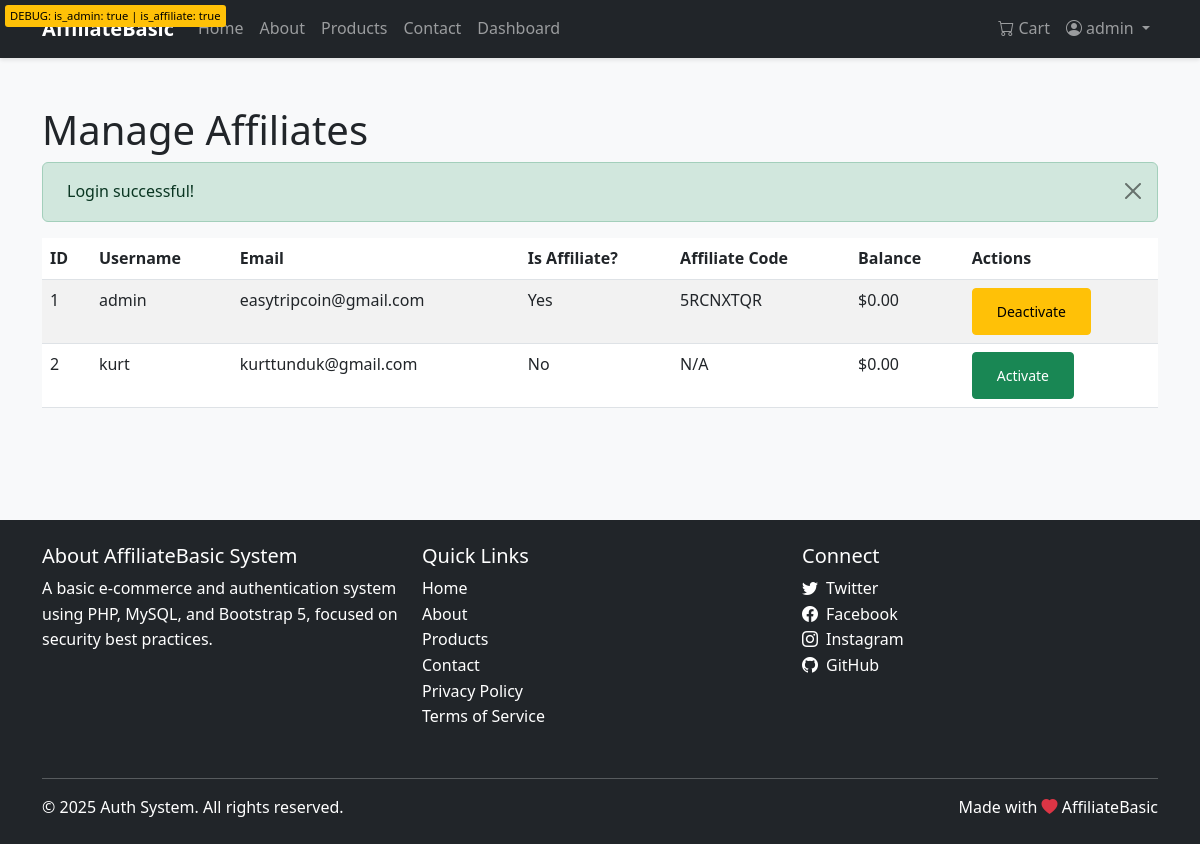
Page /authbasic/admin-manage-affiliates (signed in) on the committed database.
### tables this page shows
CREATE TABLE users (
    id INT AUTO_INCREMENT PRIMARY KEY,
    username VARCHAR(50) NOT NULL UNIQUE,
    email VARCHAR(100) NOT NULL UNIQUE,
    password VARCHAR(255) NOT NULL,
    is_admin TINYINT(1) DEFAULT 0,
    is_verified TINYINT(1) DEFAULT 0,
    verification_token VARCHAR(64) DEFAULT NULL,
    verification_token_expires DATETIME DEFAULT NULL,
    reset_token VARCHAR(64) DEFAULT NULL,
    reset_token_expires DATETIME DEFAULT NULL,
    remember_token VARCHAR(64) DEFAULT NULL,
    remember_token_expires DATETIME DEFAULT NULL,
    created_at DATETIME NOT NULL DEFAULT CURRENT_TIMESTAMP,
    updated_at DATETIME DEFAULT NULL ON UPDATE CURRENT_TIMESTAMP,
    is_affiliate TINYINT(1) DEFAULT 0,
    user_affiliate_code VARCHAR(50) NULL UNIQUE,
    affiliate_balance DECIMAL(10, 2) DEFAULT 0.00
);

### config/config.php (called while the page is built, shortened)
<?php
function env(string $key, $default = null)
{
    return $_ENV[$key] ?? $_SERVER[$key] ?? getenv($key) ?: $default;
}
$appSubdirectory = env('APP_SUBDIRECTORY', '');
$subdirectory = $appSubdirectory;
require_once __DIR__ . DIRECTORY_SEPARATOR . 'functions.php';

### pages/admin_manage_affiliates.php (the view, shortened to what this page needs)
<?php
global $pdo;
$stmtUsers = $pdo->query("SELECT id, username, email, is_affiliate, user_affiliate_code, affiliate_balance FROM users ORDER BY username ASC");
$users = $stmtUsers->fetchAll(PDO::FETCH_ASSOC);
?>
<!DOCTYPE html>
<html lang="en">
<head>
    <link href="https://cdn.jsdelivr.net/npm/bootstrap@5.3.0/dist/css/bootstrap.min.css" rel="stylesheet">
    <link rel="stylesheet" href="https://cdn.jsdelivr.net/npm/bootstrap-icons@1.11.3/font/bootstrap-icons.css">
    <link rel="stylesheet" href="<?php echo SITE_URL; ?>/assets/css/style.css">
</head>
<body>
    <?php include PROJECT_ROOT_PATH . '/templates/navbar.php'; ?>
    <main class="container py-5">
        <h1>Manage Affiliates</h1>
        <?php echo displayMessage(); ?>
        <div class="table-responsive">
            <table class="table table-striped">
                <thead>
                    <tr>
                        <th>ID</th>
                        <th>Username</th>
                        <th>Email</th>
                        <th>Is Affiliate?</th>
                        <th>Affiliate Code</th>
                        <th>Balance</th>
                        <th>Actions</th>
                    </tr>
                </thead>
                <tbody>
                    <?php foreach ($users as $user): ?>
                        <tr>
                            <td><?php echo $user['id']; ?></td>
                            <td><?php echo htmlspecialchars($user['username']); ?></td>
                            <td><?php echo htmlspecialchars($user['email']); ?></td>
                            <td><?php echo $user['is_affiliate'] ? 'Yes' : 'No'; ?></td>
                            <td><?php echo htmlspecialchars($user['user_affiliate_code'] ?? 'N/A'); ?></td>
                            <td>$<?php echo htmlspecialchars(number_format($user['affiliate_balance'], 2)); ?></td>
                            <td>
                                <form action="<?php echo SITE_URL; ?>/admin-manage-affiliates-action" method="post"
                                    class="d-inline">
                                    <?php if ($user['is_affiliate']): ?>
                                        <button type="submit" class="btn btn-sm btn-warning">Deactivate</button>
                                    <?php else: ?>
                                        <button type="submit" class="btn btn-sm btn-success">Activate</button>
                                    <?php endif; ?>
                                </form>
                            </td>
                        </tr>
                    <?php endforeach; ?>
                </tbody>
            </table>
        </div>
    </main>
    <?php include PROJECT_ROOT_PATH . '/templates/footer.php'; ?>
</body>
</html>

### index.php (shortened to what this page needs)
<?php
require_once __DIR__ . DIRECTORY_SEPARATOR . 'config' . DIRECTORY_SEPARATOR . 'config.php';
$requestUri = $_SERVER['REQUEST_URI'];
$basePath = '';
if (!empty($subdirectory) && strpos($requestUri, $subdirectory) === 0) {
    $basePath = $subdirectory;
}
if (!empty($basePath) && strpos($requestUri, $basePath) === 0) {
    $requestUri = substr($requestUri, strlen($basePath));
}
$requestPath = strtok($requestUri, '?');
$requestPath = trim($requestPath, '/');
$availablePages = [
    '' => 'home.php',
    'home' => 'home.php',
    'about' => 'about.php',
    'contact' => 'contact.php',
    'login' => 'login.php',
    'register' => 'register.php',
    'dashboard' => 'dashboard.php',
    'profile' => 'profile.php',
    'privacy' => 'privacy.php',
    'terms' => 'terms.php',
    'change-password' => 'change_password.php',
    'forgot-password' => 'forgot_password.php',
    'reset-password' => 'reset_password.php',
    'verify-email' => 'verify_email.php',
    'products' => 'products.php',
    'product' => 'product.php',
    'cart' => 'cart.php',
    'checkout' => 'checkout.php',
    'order-confirmation' => 'order_confirmation.php',
    'my-orders' => 'my_orders.php',
    'order-detail' => 'order_detail_user.php',
    'admin-products' => 'admin_products.php',
    'admin-add-product' => 'admin_add_product.php',
    'admin-edit-product' => 'admin_edit_product.php',
    'admin-orders' => 'admin_orders.php',
    'admin-order-detail' => 'admin_order_detail.php',
    'affiliate-dashboard' => 'affiliate_dashboard.php',
    'admin-manage-affiliates' => 'admin_manage_affiliates.php',
    'admin-withdrawal-requests' => 'admin_withdrawal_requests.php',
    'admin-finalize-earnings' => 'admin_finalize_earnings.php',
];
$availableActions = [
    'login-action' => 'auth/login.php',
    'register-action' => 'auth/register.php',
    'contact-action' => 'contact/submit.php',
    'forgot-password-action' => 'auth/forgot-password.php',
    'reset-password-action' => 'auth/reset-password.php',
    'change-password-action' => 'auth/change-password.php',
    'update-profile-action' => 'auth/update-profile.php',
    'logout-action' => 'auth/logout.php',
    'cart-add-action' => 'ecommerce/cart_add_action.php',
    'cart-update-action' => 'ecommerce/cart_update_action.php',
    'cart-remove-action' => 'ecommerce/cart_remove_action.php',
    'order-place-action' => 'ecommerce/order_place_action.php',
    'admin-product-add-action' => 'ecommerce/admin_product_add_action.php',
    'admin-product-edit-action' => 'ecommerce/admin_product_edit_action.php',
    'admin-product-delete-action' => 'ecommerce/admin_product_delete_action.php',
    'admin-order-update-status-action' => 'ecommerce/admin_order_update_status_action.php',
    'request-withdrawal-action' => 'affiliate/request_withdrawal_action.php',
    'admin-process-withdrawal-action' => 'affiliate/admin_process_withdrawal_action.php',
    'admin-manage-affiliates-action' => 'affiliate/admin_manage_affiliates_action.php',
    'admin-finalize-earnings-action' => 'affiliate/admin_finalize_earnings_action.php',
];
$scriptToInclude = null;
if (array_key_exists($requestPath, $availableActions)) {
    $actionFileRelativePath = $availableActions[$requestPath];
    $filePath = PROJECT_ROOT_PATH . DIRECTORY_SEPARATOR . 'core' . DIRECTORY_SEPARATOR . $actionFileRelativePath;
    if (file_exists($filePath)) {
        $scriptToInclude = $filePath;
    }
} elseif (array_key_exists($requestPath, $availablePages)) {
    $pageFileName = $availablePages[$requestPath];
    $filePath = PAGES_PATH . DIRECTORY_SEPARATOR . $pageFileName;
    if (file_exists($filePath)) {
        $scriptToInclude = $filePath;
        $currentPage = $requestPath === '' ? 'home' : $requestPath;
    }
}
if ($scriptToInclude) {
    require $scriptToInclude;
}

### templates/navbar.php (shortened to what this page needs)
<?php
global $currentPage;
?>
<nav class="navbar navbar-expand-lg navbar-dark bg-dark sticky-top">
    <div class="container">
        <?php
        if (defined('DEBUG_MODE') && DEBUG_MODE === true) {
            echo '<div style="position: absolute; top: 5px; left: 5px; background-color: #ffc107; color: #000; padding: 2px 5px; font-size: 0.7rem; border-radius: 3px; z-index: 9999;">';
            echo 'DEBUG: is_admin: ' . (isset($_SESSION['is_admin']) ? ($_SESSION['is_admin'] ? 'true' : 'false') : 'not_set');
            echo ' | is_affiliate: ' . (isset($_SESSION['is_affiliate']) ? ($_SESSION['is_affiliate'] ? 'true' : 'false') : 'not_set');
            echo '</div>';
        }
        ?>
        <a class="navbar-brand" href="<?php echo SITE_URL; ?>/home">AffiliateBasic</a>
        <div class="collapse navbar-collapse" id="navbarNav">
            <ul class="navbar-nav me-auto">
                <li class="nav-item">
                    <a class="nav-link <?php echo ($currentPage === 'home') ? 'active' : ''; ?>"
                        href="<?php echo SITE_URL; ?>/home">Home</a>
                </li>
                <li class="nav-item">
                    <a class="nav-link <?php echo ($currentPage === 'about') ? 'active' : ''; ?>"
                        href="<?php echo SITE_URL; ?>/about">About</a>
                </li>
                <li class="nav-item">
                    <a class="nav-link <?php echo ($currentPage === 'products') ? 'active' : ''; ?>"
                        href="<?php echo SITE_URL; ?>/products">Products</a>
                </li>
                <li class="nav-item">
                    <a class="nav-link <?php echo ($currentPage === 'contact') ? 'active' : ''; ?>"
                        href="<?php echo SITE_URL; ?>/contact">Contact</a>
                </li>
                <?php if (isset($_SESSION['logged_in']) && $_SESSION['logged_in'] === true): ?>
                    <li class="nav-item">
                        <a class="nav-link <?php echo ($currentPage === 'dashboard') ? 'active' : ''; ?>"
                            href="<?php echo SITE_URL; ?>/dashboard">Dashboard</a>
                    </li>
                <?php endif; ?>
            </ul>
            <ul class="navbar-nav">
                <li class="nav-item">
                    <a class="nav-link <?php echo ($currentPage === 'cart') ? 'active' : ''; ?>"
                        href="<?php echo SITE_URL; ?>/cart"><i class="bi bi-cart"></i> Cart
                    </a>
                </li>
                <?php if (isset($_SESSION['logged_in']) && $_SESSION['logged_in'] === true): ?>
                    <li class="nav-item dropdown">
                        <a class="nav-link dropdown-toggle <?php echo in_array($currentPage, ['profile', 'change-password', 'my-orders']) ? 'active' : ''; ?>"
                            href="#" id="navbarDropdown" role="button" data-bs-toggle="dropdown" aria-expanded="false">
                            <i class="bi bi-person-circle me-1"></i><?php echo htmlspecialchars($_SESSION['username']); ?>
                        </a>
                    </li>
                </ul>
            <?php endif; ?>
        </div>
    </div>
</nav>

### config/functions.php (shortened to what this page needs)
<?php
function displayMessage()
{
    if (isset($_SESSION['message'])) {
        $type = $_SESSION['message_type'] ?? 'info';
        $message = $_SESSION['message'];
        return "<div class='alert alert-$type alert-dismissible fade show' role='alert'>
                $message
                <button type='button' class='btn-close' data-bs-dismiss='alert' aria-label='Close'></button>
            </div>";
    }
    return '';
}

### templates/footer.php
<footer class="bg-dark text-white py-4 mt-5">
    <div class="container">
        <div class="row">
            <div class="col-md-4 mb-3">
                <h5>About AffiliateBasic System</h5>
                <p>A basic e-commerce and authentication system using PHP, MySQL, and Bootstrap 5, focused on security
                    best practices.</p>
            </div>
            <div class="col-md-4 mb-3">
                <h5>Quick Links</h5>
                <ul class="list-unstyled">
                    <li><a href="<?php echo SITE_URL; ?>/home" class="text-white text-decoration-none">Home</a></li>
                    <li><a href="<?php echo SITE_URL; ?>/about" class="text-white text-decoration-none">About</a></li>
                    <li><a href="<?php echo SITE_URL; ?>/products" class="text-white text-decoration-none">Products</a>
                    </li>
                    <li><a href="<?php echo SITE_URL; ?>/contact" class="text-white text-decoration-none">Contact</a>
                    </li>
                    <li><a href="<?php echo SITE_URL; ?>/privacy" class="text-white text-decoration-none">Privacy
                            Policy</a></li>
                    <li><a href="<?php echo SITE_URL; ?>/terms" class="text-white text-decoration-none">Terms of
                            Service</a></li>
                </ul>
            </div>
            <div class="col-md-4 mb-3">
                <h5>Connect</h5>
                <ul class="list-unstyled">
                    <li><a href="#" class="text-white text-decoration-none"><i
                                class="bi bi-twitter me-2"></i>Twitter</a></li>
                    <li><a href="#" class="text-white text-decoration-none"><i
                                class="bi bi-facebook me-2"></i>Facebook</a></li>
                    <li><a href="#" class="text-white text-decoration-none"><i
                                class="bi bi-instagram me-2"></i>Instagram</a></li>
                    <li><a href="#" class="text-white text-decoration-none"><i class="bi bi-github me-2"></i>GitHub</a>
                    </li>
                </ul>
            </div>
        </div>
        <hr class="border-light">
        <div class="row">
            <div class="col-md-6">
                <p class="mb-0">© <?php echo date('Y'); ?> Auth System. All rights reserved.</p>
            </div>
            <div class="col-md-6 text-md-end">
                <p class="mb-0">Made with <i class="bi bi-heart-fill text-danger"></i> AffiliateBasic</p>
            </div>
        </div>
    </div>
</footer>

### assets/css/style.css (style rules this page uses)
body { display: flex; flex-direction: column; min-height: 100vh; background-color: #f8f9fa; line-height: 1.6; }
main { flex: 1; padding-top: 2rem; padding-bottom: 2rem; }
.navbar { box-shadow: 0 2px 4px rgba(0, 0, 0, 0.1); }
.navbar-brand { font-weight: 700; }
.btn { padding: 0.75rem 1.5rem; font-weight: 500; transition: all 0.2s ease; }
.alert { border-radius: 0.375rem; padding: 1rem 1.5rem; }
footer { background-color: #212529; color: #dee2e6; padding: 2rem 0; margin-top: auto; }
footer a { color: #adb5bd; text-decoration: none; transition: color 0.2s ease; }

### rows in the picture
users: id "1", username "admin", email "easytripcoin@gmail.com", is_affiliate "Yes", user_affiliate_code "5RCNXTQR", affiliate_balance "0.00"
users: id "2", username "kurt", email "kurttunduk@gmail.com", is_affiliate "No", user_affiliate_code "N/A", affiliate_balance "0.00"

### other values in the picture
$_SESSION['username'] "admin"
$message "Login successful!"
